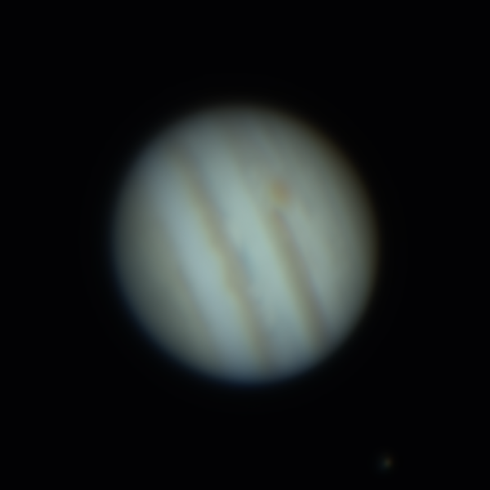
#> input picture test/data/images/jupiter_stacked.png, 490 x 490 px, shrunk from 600 x 600 before the run; the run also reads 1 picture not shown here
$ jupyter execute segmentation.ipynb   (shell and % lines are left out)
#> lines starting #> are read from the running program, lines starting #| are printed output that depends on the picture; after the words box and inside, x2 and y2 are one past the last pixel; in counts of white or black regions, pixels touching at a corner belong together
main goal is to establish an ROI for initial frame stabilizing and for choosing where to measure quality

let's start with some somple thresholding since we are dealing with

[cell 1]
import numpy as np
import cv2
import matplotlib.pyplot as plt

[cell 2]
# read in test image
jupiter = cv2.imread("../test/data/images/jupiter_stacked.png")
#> jupiter is the input picture: shape (490, 490, 3); mean B, G, R 30.9, 30.6, 27
jupiter_frame1 = cv2.imread("../test/data/images/jupiter_frame_highq.png")
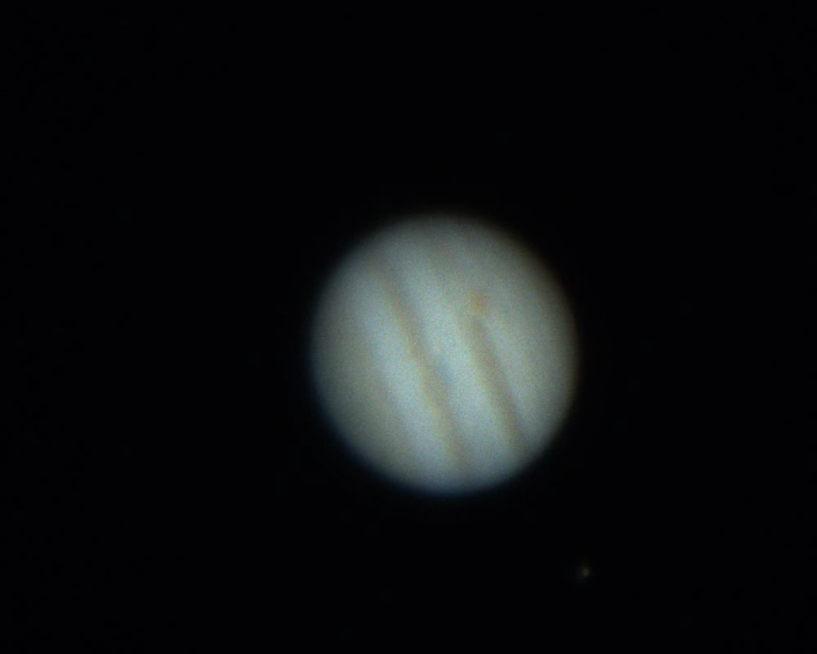
#> input picture test/data/images/jupiter_frame_highq.png, 817 x 654 px, shrunk from 1000 x 800 before the run
#> jupiter_frame1 is the input picture: shape (654, 817, 3); mean B, G, R 16, 14.8, 13.1
jupiter_frame2 = cv2.imread("../test/data/images/jupiter_frame_lowq.png")
jupiter = cv2.imread("../test/data/images/jupiter_stacked.png")
moon = cv2.imread("../test/data/images/moon_stacked_sharpened.jpg")
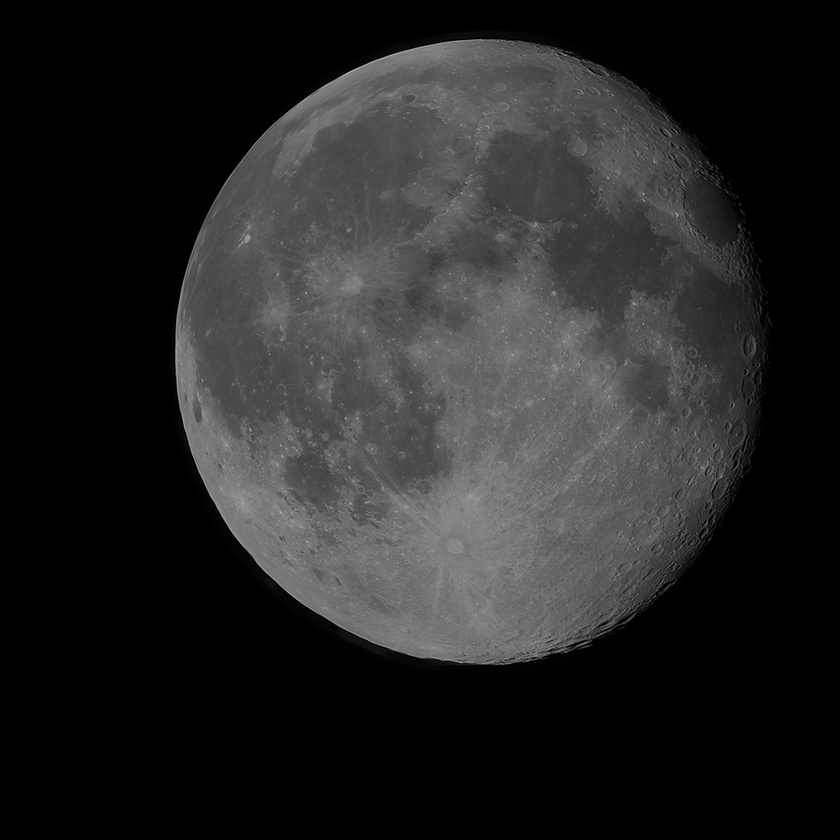
#> input picture test/data/images/moon_stacked_sharpened.jpg, 840 x 840 px, shrunk from 1028 x 1028 before the run
#> moon is the input picture: shape (840, 840, 3); mean B, G, R 36.6, 36.6, 36.7

print(jupiter.dtype)
#| uint8

[cell 3]
def plot(img, color = True):
    # plt.figure(figsize=(10,10))
#> called with color = True
    if color:
        plt.imshow(cv2.cvtColor(img, cv2.COLOR_BGR2RGB))
    else:
        plt.imshow(img, cmap="gray")
    plt.show()

def plot_pair(img1, img2):
    # plt.figure(figsize=(10,10))
    plt.subplot(1,2,1)
    plt.imshow(cv2.cvtColor(img1, cv2.COLOR_BGR2RGB))
    plt.subplot(1,2,2)
    plt.imshow(cv2.cvtColor(img2, cv2.COLOR_BGR2RGB))
    plt.show()

# plots mask with green overlay
def plot_overlay(img, mask):
    color_mask = np.stack([mask, mask, mask], axis=2)
    color_mask[:, :, 0][mask == 255] = 0
    color_mask[:, :, 2][mask == 255] = 0

    plt.figure(figsize=(6, 6))
    plt.imshow(cv2.cvtColor(img, cv2.COLOR_BGR2RGB))
    plt.imshow(color_mask, alpha=0.2)

[cell 4]
plot(jupiter)
plot(moon)

## Play around with some basics

[cell 5]
# try applying on luminance channel
jupiter_lum = cv2.cvtColor(jupiter, cv2.COLOR_BGR2Lab)[:, :, 0]
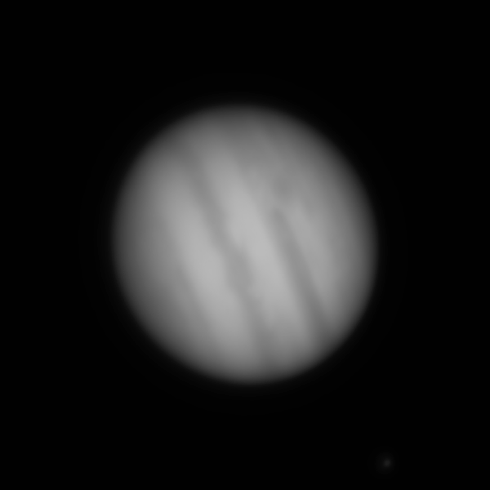
#> jupiter_lum: shape (490, 490); min 1, max 187, mean 30.7

plot(jupiter_lum, False)

[cell 6]
# we will want to use this but for the test image isnt noisy

# # fast blur - goal is to get rid of high frequency noise
# luminance = cv2.GaussianBlur(luminance, (5, 5), 0)

[cell 7]
# otsu method
_, jupiter_mask = cv2.threshold(
    jupiter_lum, 0, 255, cv2.THRESH_BINARY + cv2.THRESH_OTSU
)
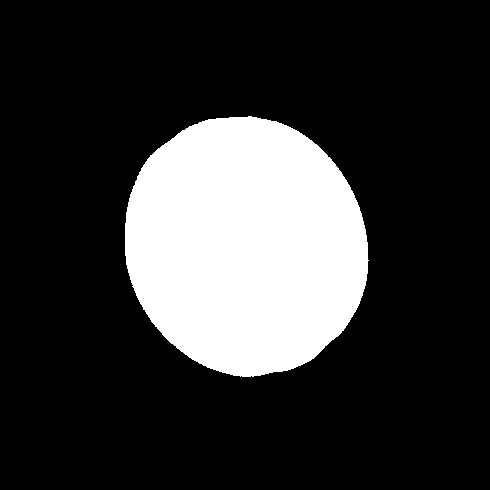
#> jupiter_mask: shape (490, 490); 20.7% white; 1 white region, box (x1, y1, x2, y2) and area: (125, 116, 369, 377) 49774
print(jupiter_mask.dtype)
#| uint8
print(jupiter_mask.shape)
#| (490, 490)

plot(jupiter_mask, False)

[cell 8]
# view with an overlay of mask
plot_overlay(jupiter, jupiter_mask)

[cell 9]
# luminance
moon_lum = cv2.cvtColor(moon, cv2.COLOR_BGR2Lab)[:, :, 0]

# otsu threshold binarization
_, moon_mask = cv2.threshold(
    moon_lum, 0, 255, cv2.THRESH_BINARY + cv2.THRESH_OTSU
)
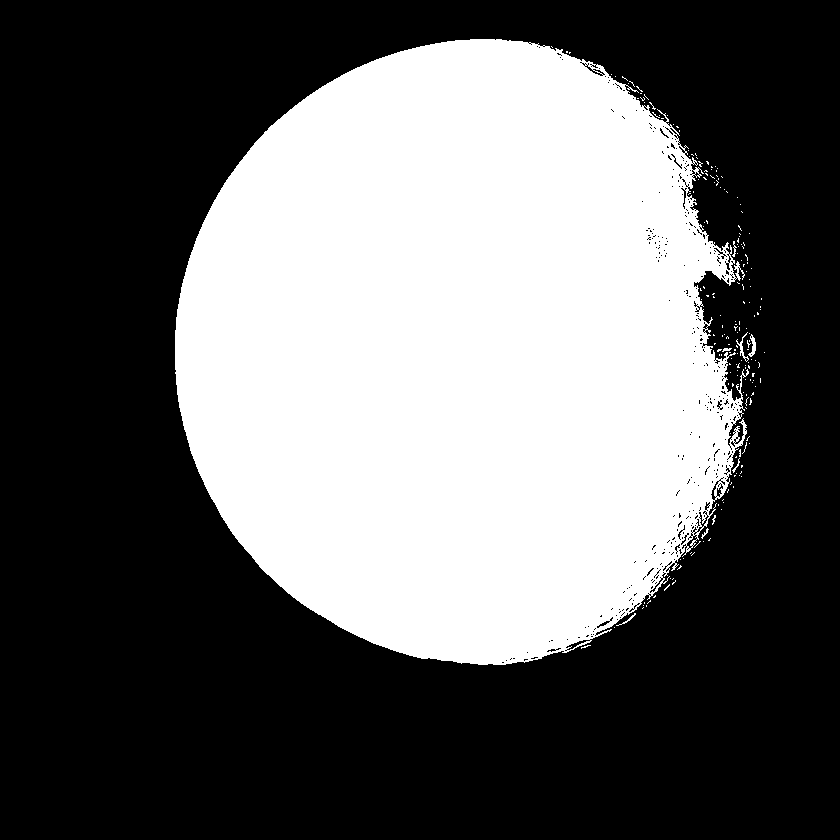
#> moon_mask: shape (840, 840); 39% white; 194 white regions (186 under 20 px), largest, box (x1, y1, x2, y2) and area: (175, 39, 749, 665) 274340, (748, 334, 756, 357) 82, (736, 332, 749, 362) 80

plot_overlay(moon, moon_mask)
#> in plot_overlay (call 2), `color_mask[:, :, 0][mask == 255] = 0`:
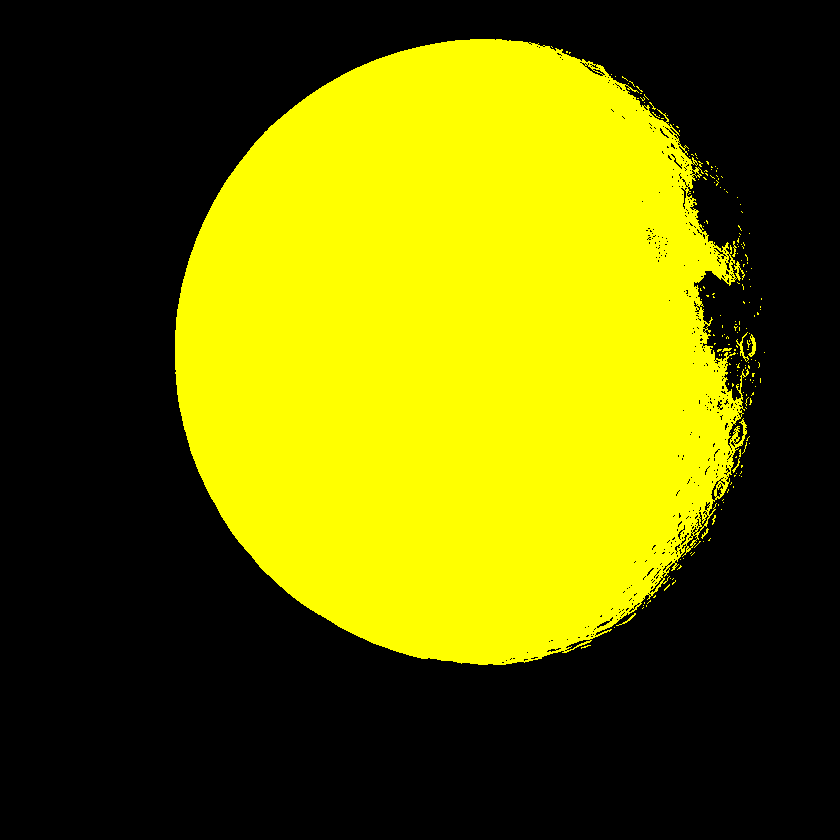
#> color_mask: shape (840, 840, 3); mean of channels 0, 1, 2 0, 99.5, 99.5; drawn as B, G, R
#> in plot_overlay (call 2), `color_mask[:, :, 2][mask == 255] = 0`:
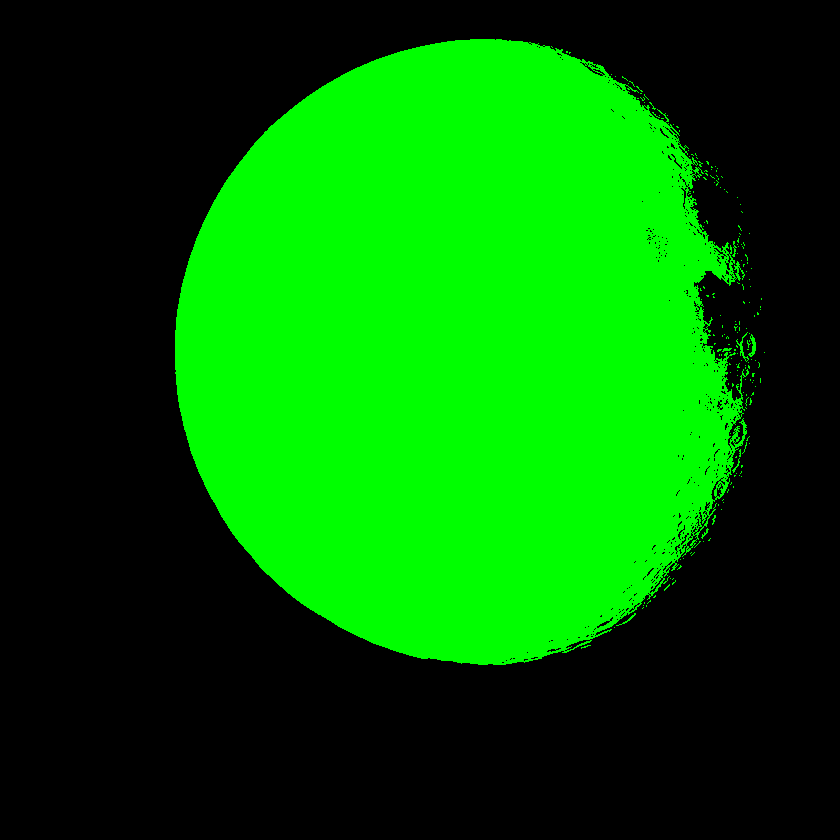
#> color_mask: shape (840, 840, 3); mean of channels 0, 1, 2 0, 99.5, 0; drawn as B, G, R

[cell 10]
lum = cv2.cvtColor(jupiter_frame1, cv2.COLOR_BGR2Lab)[:, :, 0]
lum = cv2.GaussianBlur(lum, (5, 5), 0)
a, mask = cv2.threshold(
    lum, 0, 255, cv2.THRESH_BINARY + cv2.THRESH_OTSU
)
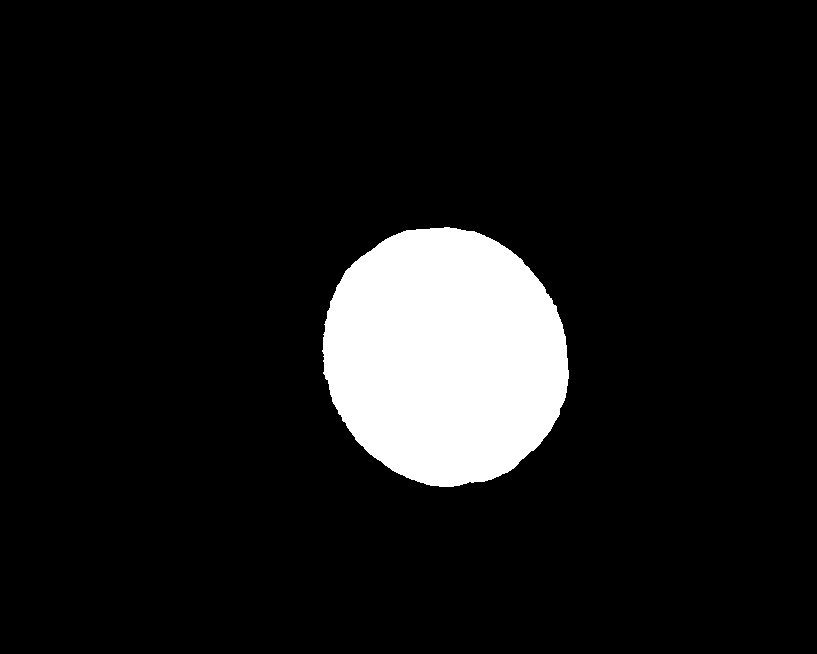
#> mask: shape (654, 817); 9.3% white; 1 white region, box (x1, y1, x2, y2) and area: (322, 227, 569, 487) 49923
#> a = 67
print(a)
#| 67.0

plot_overlay(jupiter_frame1, mask)

It looks like otsu is not doing as well with the fuzzy edge of jupiter, but better with the moon, not perfect though, may need to adjust if it consistently does this? In both cases with is cutting off parts of the object

lets look into having this be a little bit adaptive

### Dig into histogram

[cell 11]
jupiter.ravel()

[cell 12]
plt.hist(jupiter.ravel(), 256, [0, 256])
plt.yscale("log")
plt.show()
#> figure, not shown here; tallest bar 302752 high, from x = 2 to 3

[cell 13]
plt.hist(cv2.GaussianBlur(jupiter_frame1, (5, 5), 0).ravel(), 256, [0, 256])
plt.yscale("log")
plt.show()
#> figure, not shown here; tallest bar 853442 high, from x = 2 to 3

[cell 14]
plt.hist(moon.ravel(), 256, [0, 256])
plt.yscale("log")
plt.show()
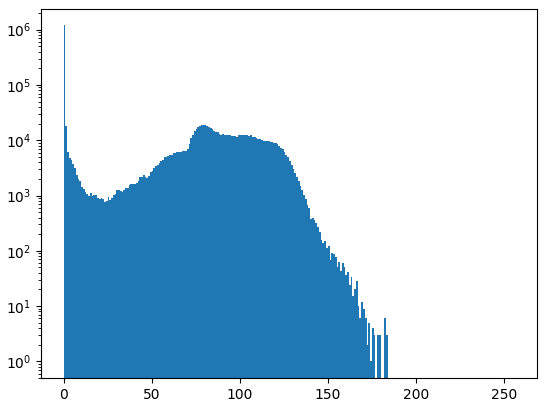
#> figure drawn by matplotlib, 1 panel; tallest bar 1194884 high, from x = 0 to 1

### Algorithm

[cell 15]
lum = cv2.cvtColor(jupiter, cv2.COLOR_BGR2Lab)[:, :, 0]
thresh1, _ = cv2.threshold(lum, 0, 255, cv2.THRESH_BINARY + cv2.THRESH_OTSU)
#> thresh1 = 68
print(thresh1)
#| 68.0

lum_blur = cv2.GaussianBlur(lum, (5, 5), 0)
thresh2, _ = cv2.threshold(lum_blur, 0, 255, cv2.THRESH_BINARY + cv2.THRESH_OTSU)
#> thresh2 = 68
print(thresh2)
#| 68.0

plt.hist(lum.ravel(), 256, [0, 256])
plt.axvline(x=thresh1, color="r", linestyle="--", linewidth=2)
plt.yscale("log")
plt.show()
#> figure, not shown here; tallest bar 150603 high, from x = 1 to 2

plt.hist(lum_blur.ravel(), 256, [0, 256])
plt.axvline(x=thresh2, color="r", linestyle="--", linewidth=2)
plt.yscale("log")
plt.show()
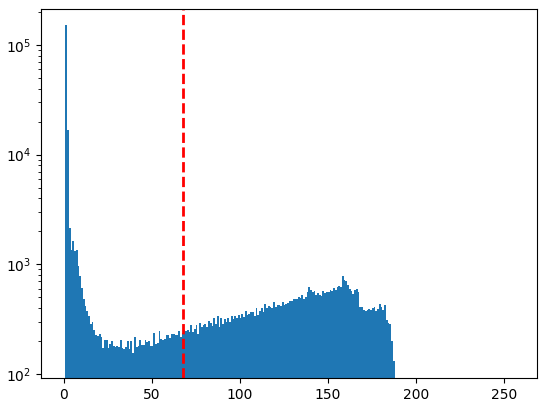
#> figure drawn by matplotlib, 1 panel; tallest bar 150602 high, from x = 1 to 2
